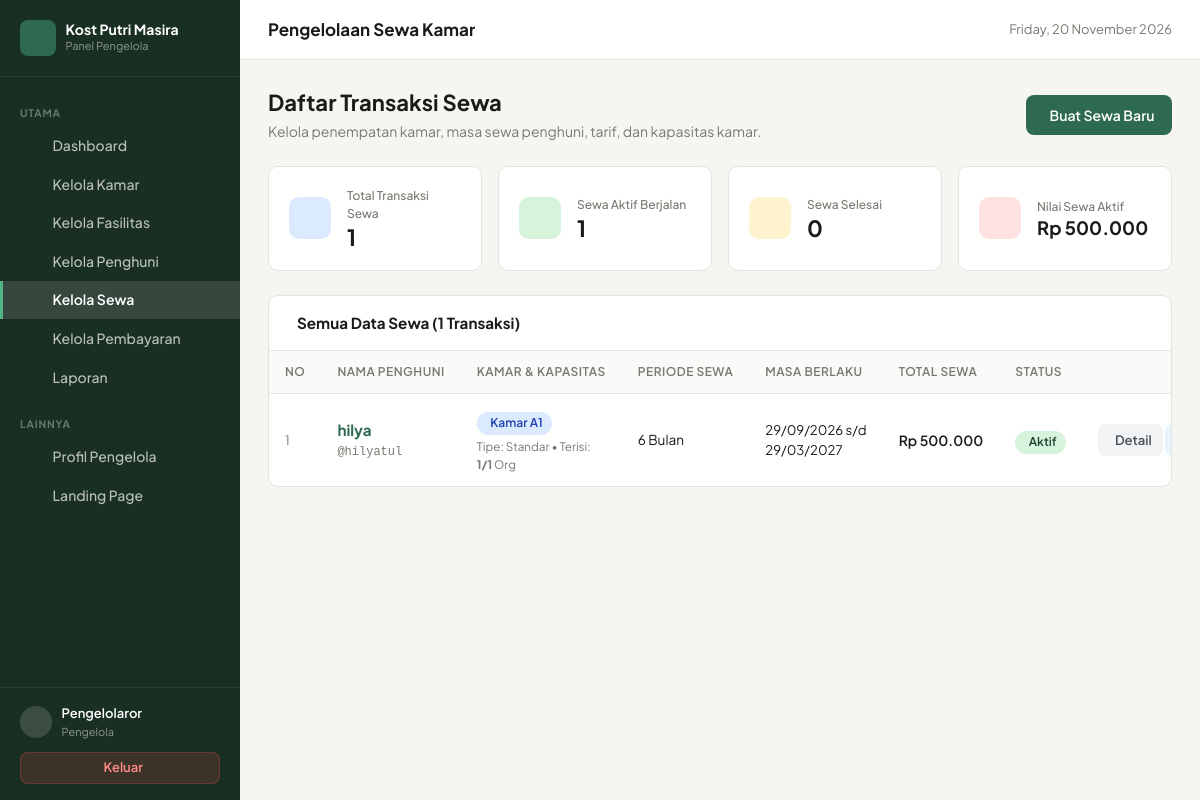
Screenshot of /admin/sewa/index.php (signed in) with the database file from the repository.
### tables this page shows
CREATE TABLE `sewa` (
  `id_sewa` int NOT NULL,
  `id_penghuni` int NOT NULL,
  `id_kamar` int NOT NULL,
  `tanggal_mulai` date NOT NULL,
  `tanggal_selesai` date DEFAULT NULL,
  `periode` varchar(50) DEFAULT NULL,
  `total_sewa` decimal(12,2) NOT NULL,
  `status` enum('aktif','selesai') DEFAULT 'aktif'
);

CREATE TABLE `users` (
  `id_user` int NOT NULL,
  `nama` varchar(100) NOT NULL,
  `username` varchar(50) NOT NULL,
  `password` varchar(255) NOT NULL,
  `role` enum('pengelola','penghuni') NOT NULL,
  `created_at` timestamp NULL DEFAULT CURRENT_TIMESTAMP
);

CREATE TABLE `kamar` (
  `id_kamar` int NOT NULL,
  `nomor_kamar` varchar(20) NOT NULL,
  `tipe_kamar` varchar(50) DEFAULT NULL,
  `kapasitas` int NOT NULL DEFAULT '1',
  `harga` decimal(12,2) NOT NULL,
  `status` enum('kosong','terisi','penuh') NOT NULL DEFAULT 'kosong',
  `keterangan` text,
  `created_at` timestamp NULL DEFAULT CURRENT_TIMESTAMP
);

### includes/auth_check.php (called while the page is built, shortened)
<?php
function isLoggedIn(): bool {
    return isset($_SESSION['user_id']) && !empty($_SESSION['user_id']);
}
function currentUser(): ?array {
    return [
        'id_user'     => $_SESSION['user_id'] ?? null,
        'nama'        => $_SESSION['nama'] ?? '',
        'username'    => $_SESSION['username'] ?? '',
        'role'        => $_SESSION['role'] ?? '',
        'id_penghuni' => $_SESSION['id_penghuni'] ?? null,
    ];
}

### includes/functions.php (called while the page is built, shortened)
<?php
function e(?string $string): string {
    return htmlspecialchars((string)$string, ENT_QUOTES, 'UTF-8');
}
function formatRupiah(float|int|string $angka, bool $denganSimbol = true): string {
    $nominal = (float) $angka;
    $hasil = number_format($nominal, 0, ',', '.');
    return $denganSimbol ? 'Rp ' . $hasil : $hasil;
}
function formatTanggal(?string $tanggal, string $format = 'panjang'): string {
    $timestamp = strtotime($tanggal);
    if ($format === 'pendek') {
        return date('d/m/Y', $timestamp);
    }
    $bulanIndo = [
        1 => 'Januari', 'Februari', 'Maret', 'April', 'Mei', 'Juni',
        'Juli', 'Agustus', 'September', 'Oktober', 'November', 'Desember'
    ];
    $hari = date('d', $timestamp);
    $bulan = $bulanIndo[(int)date('m', $timestamp)];
    $tahun = date('Y', $timestamp);
    return "{$hari} {$bulan} {$tahun}";
}

### admin/sewa/index.php (the view, shortened to what this page needs)
<?php
require_once __DIR__ . '/../../config/database.php';
require_once __DIR__ . '/../../includes/functions.php';
require_once __DIR__ . '/../../includes/auth_check.php';
$user = currentUser();
try {
    $stmt = $pdo->query("
        SELECT
            s.*,
            p.nik, p.no_hp,
            u.nama AS nama_penghuni, u.username,
            k.nomor_kamar, k.tipe_kamar, k.kapasitas, k.status AS status_kamar,
            (
                SELECT COUNT(*)
                FROM sewa sa
                WHERE sa.id_kamar = s.id_kamar AND sa.status = 'aktif'
            ) AS penghuni_kamar_aktif
        FROM sewa s
        JOIN penghuni p ON s.id_penghuni = p.id_penghuni
        JOIN users u ON p.id_user = u.id_user
        JOIN kamar k ON s.id_kamar = k.id_kamar
        ORDER BY (s.status = 'aktif') DESC, s.tanggal_mulai DESC
    ");
    $daftarSewa = $stmt->fetchAll();
    $totalSewa    = count($daftarSewa);
    $sewaAktif    = count(array_filter($daftarSewa, fn($s) => $s['status'] === 'aktif'));
    $sewaSelesai  = $totalSewa - $sewaAktif;
    $totalNominal = array_sum(array_map(fn($s) => ($s['status'] === 'aktif' ? (float)$s['total_sewa'] : 0), $daftarSewa));} catch (PDOException $e) {
    $daftarSewa = [];
    $totalSewa = $sewaAktif = $sewaSelesai = $totalNominal = 0;}
?><!DOCTYPE html>
<html lang="id">
<head>
<link rel="stylesheet" href="../../assets/css/app.css">
</head>
<body>
<div class="layout">
<aside class="sidebar" id="sidebarPanel">
    <div class="sb-brand">
        <div class="sb-ico"><i class="ph ph-house-line"></i></div>
        <div>
            <div class="sb-name">Kost Putri Masira</div>
            <span class="sb-sub">Panel Pengelola</span>
        </div>
    </div>
    <nav class="sb-nav">
        <div class="sb-label">Utama</div>
        <a href="../dashboard.php" class="sb-link"><i class="ph ph-squares-four"></i> Dashboard</a>
        <a href="../kamar/index.php" class="sb-link"><i class="ph ph-door"></i> Kelola Kamar</a>
        <a href="../fasilitas/index.php" class="sb-link"><i class="ph ph-sparkle"></i> Kelola Fasilitas</a>
        <a href="../penghuni/index.php" class="sb-link"><i class="ph ph-users-three"></i> Kelola Penghuni</a>
        <a href="index.php" class="sb-link active"><i class="ph ph-key"></i> Kelola Sewa</a>
        <a href="../pembayaran/index.php" class="sb-link"><i class="ph ph-credit-card"></i> Kelola Pembayaran</a>
        <a href="../laporan/index.php" class="sb-link"><i class="ph ph-chart-bar"></i> Laporan</a>
        <div class="sb-label" style="margin-top:.5rem">Lainnya</div>
        <a href="../profil.php" class="sb-link"><i class="ph ph-user-circle"></i> Profil Pengelola</a>
        <a href="../../index.php" class="sb-link" target="_blank" rel="noopener"><i class="ph ph-globe"></i> Landing Page</a>
    </nav>
    <div class="sb-foot">
        <div class="sb-user">
            <div class="sb-avatar"><i class="ph ph-user"></i></div>
            <div>
                <div class="sb-uname"><?= e($user['nama'] ?? 'Pengelola') ?></div>
                <div class="sb-urole">Pengelola</div>
            </div>
        </div>
        <a href="../../logout.php" class="btn-logout"><i class="ph ph-sign-out"></i> Keluar</a>
    </div>
</aside>
<div class="main">
    <header class="topbar">
        <div class="topbar-title">Pengelolaan Sewa Kamar</div>
        <div class="topbar-actions">
            <div class="topbar-date"><i class="ph ph-calendar"></i> <?= date('l, d F Y') ?></div>
        </div>
    </header>
    <main class="content">
        <div class="pg-header">
            <div>
                <h1 class="pg-title">Daftar Transaksi Sewa</h1>
                <p class="pg-sub">Kelola penempatan kamar, masa sewa penghuni, tarif, dan kapasitas kamar.</p>
            </div>
            <a href="tambah.php" class="btn-add">
                <i class="ph ph-plus-circle"></i> Buat Sewa Baru
            </a>
        </div>
        <div class="stats">
            <div class="sc">
                <div class="sc-ico ico-b"><i class="ph ph-receipt"></i></div>
                <div>
                    <div class="sc-label">Total Transaksi Sewa</div>
                    <div class="sc-val"><?= $totalSewa ?></div>
                </div>
            </div>
            <div class="sc">
                <div class="sc-ico ico-g"><i class="ph ph-check-circle"></i></div>
                <div>
                    <div class="sc-label">Sewa Aktif Berjalan</div>
                    <div class="sc-val"><?= $sewaAktif ?></div>
                </div>
            </div>
            <div class="sc">
                <div class="sc-ico ico-a"><i class="ph ph-clock-counter-clockwise"></i></div>
                <div>
                    <div class="sc-label">Sewa Selesai</div>
                    <div class="sc-val"><?= $sewaSelesai ?></div>
                </div>
            </div>
            <div class="sc">
                <div class="sc-ico ico-r"><i class="ph ph-money"></i></div>
                <div>
                    <div class="sc-label">Nilai Sewa Aktif</div>
                    <div class="sc-val" style="font-size:1.15rem"><?= formatRupiah($totalNominal) ?></div>
                </div>
            </div>
        </div>
        <div class="panel">
            <div class="panel-head">
                <div class="panel-title">
                    <i class="ph ph-list-dashes"></i> Semua Data Sewa (<?= count($daftarSewa) ?> Transaksi)
                </div>
            </div>
            <?php if (empty($daftarSewa)): ?>
            <div class="empty">
                <i class="ph ph-key"></i>
                <p>Belum ada data transaksi sewa kamar.</p>
                <a href="tambah.php" class="btn-add" style="margin-top:.85rem">Buat Sewa Baru Sekarang</a>
            </div>
            <?php else: ?>
            <div class="table-wrap">
                <table>
                    <thead>
                        <tr>
                            <th style="width:60px">No</th>
                            <th>Nama Penghuni</th>
                            <th>Kamar &amp; Kapasitas</th>
                            <th>Periode Sewa</th>
                            <th>Masa Berlaku</th>
                            <th>Total Sewa</th>
                            <th>Status</th>
                            <th style="width:190px;text-align:center">Aksi</th>
                        </tr>
                    </thead>
                    <tbody>
                        <?php foreach ($daftarSewa as $i => $s):
                            $kap = max(1, (int)$s['kapasitas']);
                            $isi = (int)$s['penghuni_kamar_aktif'];
                        ?>
                        <tr>
                            <td style="color:var(--muted);font-size:.8rem"><?= $i + 1 ?></td>
                            <td>
                                <strong style="font-size:.95rem;color:var(--green)">
                                    <?= e($s['nama_penghuni']) ?>
                                </strong>
                                <div style="font-size:.75rem;color:var(--muted)"><code>@<?= e($s['username']) ?></code></div>
                            </td>
                            <td>
                                <span class="badge bg-room">
                                    <i class="ph ph-door"></i> Kamar <?= e($s['nomor_kamar']) ?>
                                </span>
                                <div style="font-size:.73rem;color:var(--muted);margin-top:.2rem">
                                    Tipe: <?= e($s['tipe_kamar'] ?: 'Standar') ?> &bull;
                                    Terisi: <strong><?= $isi ?>/<?= $kap ?></strong> Org
                                </div>
                            </td>
                            <td style="font-size:.85rem">
                                <?= e($s['periode'] ?: '—') ?>
                            </td>
                            <td style="font-size:.825rem;white-space:nowrap">
                                <?= formatTanggal($s['tanggal_mulai'], 'pendek') ?> s/d<br>
                                <?= !empty($s['tanggal_selesai']) ? formatTanggal($s['tanggal_selesai'], 'pendek') : '<span style="color:var(--green);font-weight:600">Berjalan</span>' ?>
                            </td>
                            <td style="font-weight:600;white-space:nowrap">
                                <?= formatRupiah($s['total_sewa']) ?>
                            </td>
                            <td>
                                <?php if ($s['status'] === 'aktif'): ?>
                                <span class="badge bg-g"><i class="ph ph-check-circle"></i> Aktif</span>
                                <?php else: ?>
                                <span class="badge bg-gray"><i class="ph ph-check"></i> Selesai</span>
                                <?php endif; ?>
                            </td>
                            <td style="text-align:center;white-space:nowrap">
                                <a href="detail.php?id=<?= $s['id_sewa'] ?>" class="btn-act btn-view" title="Detail Sewa">
                                    <i class="ph ph-eye"></i> Detail
                                </a>
                                <a href="edit.php?id=<?= $s['id_sewa'] ?>" class="btn-act btn-edit" title="Edit Sewa">
                                </a>
                            </td>
                        </tr>
                        <?php endforeach; ?>
                    </tbody>
                </table>
            </div>
            <?php endif; ?>
        </div>
    </main>
</div>
</div>
</body>
</html>

### rows the page displays
sewa: status "1", status "0", formatRupiah($totalNominal) "Rp 500.000", users.nama "hilya", users.username "hilyatul", id_kamar.nomor_kamar "A1", id_kamar.tipe_kamar "Standar", isi "1", id_kamar.kapasitas "1", periode "6 Bulan", tanggal_mulai "29/09/2026", tanggal_selesai "29/03/2027", total_sewa "Rp 500.000", shows "Aktif"

### other values shown
$user['nama'] "Pengelolaror"
$totalSewa "1"
count($daftarSewa) "1"
